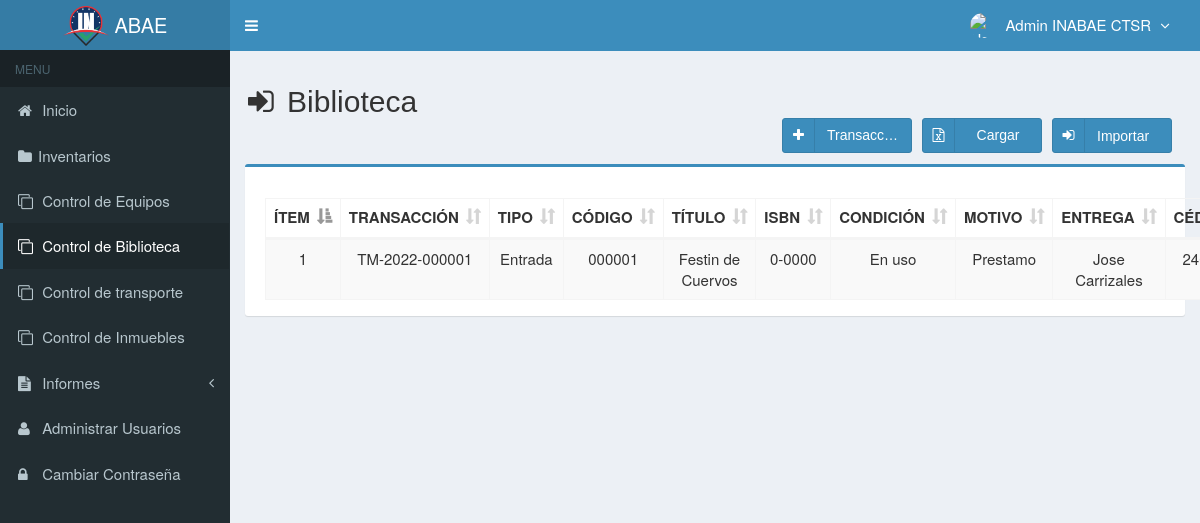
The app's page /main.php?module=transaccion_equipos_biblioteca (signed in), older data.
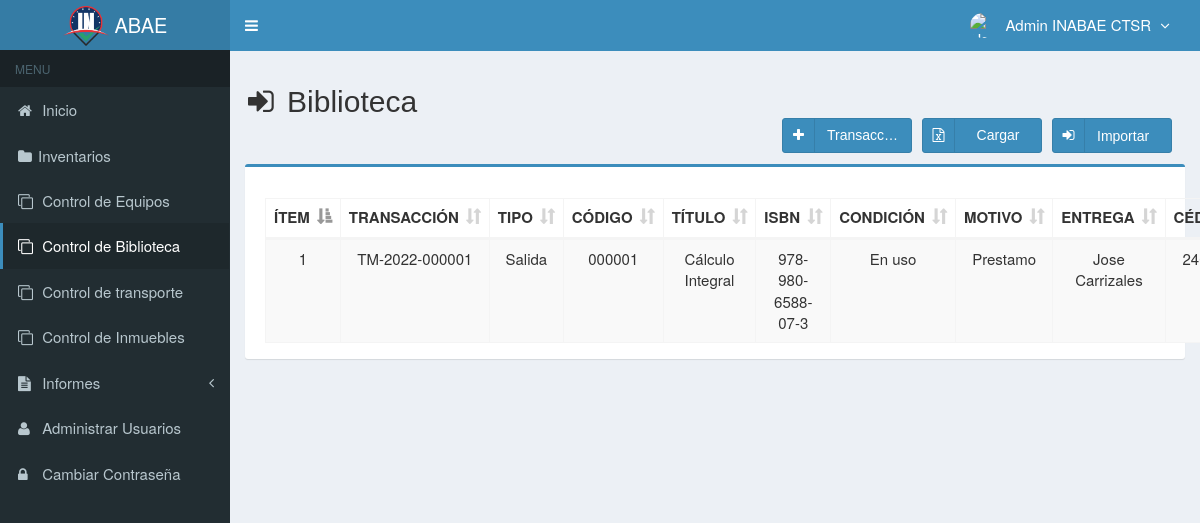
The same page, newer data.
### tables this page shows
CREATE TABLE `usuarios` (
  `id_user` int(3) NOT NULL,
  `username` varchar(50) NOT NULL,
  `name_user` varchar(50) NOT NULL,
  `cedula_user` int(20) NOT NULL,
  `password` varchar(50) NOT NULL,
  `email` varchar(50) DEFAULT NULL,
  `telefono` varchar(13) DEFAULT NULL,
  `foto` varchar(100) DEFAULT NULL,
  `permisos_acceso` varchar(30) NOT NULL,
  `status` enum('activo','bloqueado') NOT NULL DEFAULT 'activo',
  `created_at` timestamp NOT NULL DEFAULT current_timestamp(),
  `updated_at` timestamp NOT NULL DEFAULT current_timestamp() ON UPDATE current_timestamp(),
  `sede` varchar(30) DEFAULT NULL
);

CREATE TABLE `transaccion_equipos_biblioteca` (
  `codigo_transaccion` varchar(15) NOT NULL,
  `codigo` varchar(7) NOT NULL,
  `motivo` varchar(300) NOT NULL,
  `recibe` varchar(300) NOT NULL,
  `cedula_r` int(15) NOT NULL,
  `empresa_r` varchar(300) NOT NULL,
  `entrega` varchar(300) NOT NULL,
  `cedula_e` int(15) NOT NULL,
  `empresa` varchar(300) NOT NULL,
  `lugar_e` varchar(300) NOT NULL,
  `lugar_r` varchar(300) NOT NULL,
  `created_user` int(3) NOT NULL,
  `created_date` timestamp NOT NULL DEFAULT current_timestamp(),
  `tipo_transaccion` varchar(300) NOT NULL
);

CREATE TABLE `biblioteca` (
  `codigo` varchar(10) NOT NULL,
  `isbn` varchar(30) NOT NULL,
  `tipo` varchar(300) DEFAULT NULL,
  `titulo` varchar(300) DEFAULT NULL,
  `autor` varchar(300) DEFAULT NULL,
  `editorial` varchar(300) DEFAULT NULL,
  `cantidad` int(11) DEFAULT NULL,
  `bienesN` varchar(20) DEFAULT NULL,
  `responsable` varchar(300) DEFAULT NULL,
  `cedula` varchar(15) DEFAULT NULL,
  `sede` varchar(300) NOT NULL,
  `color` varchar(20) DEFAULT NULL,
  `condicion` varchar(300) DEFAULT NULL,
  `ubicacion` varchar(30) DEFAULT NULL,
  `created_user` int(11) DEFAULT NULL,
  `updated_user` int(11) DEFAULT NULL,
  `created_date` timestamp NULL DEFAULT NULL,
  `updated_date` timestamp NULL DEFAULT NULL,
  `estado` enum('chequeado','nochequeado') DEFAULT 'chequeado',
  `categoria` varchar(300) DEFAULT NULL
);

### modules/transaccion_equipos_biblioteca/view.php (the view, shortened to what this page needs)
<section class="content-header">
  <h2>
    <i class="fa fa-sign-in icon-title"></i> Biblioteca
    <form action="database/excel_to_mysql_control_biblioteca.php" method="POST" enctype="multipart/form-data">
      <button class="btn btn-primary btn-social pull-right botones" name="archivo" data-toggle="tooltip">
        <i class="fa fa-sign-in"></i></i>Importar&nbsp;&nbsp;
      </button>
      <a class="btn btn-primary btn-social pull-right botones " data-toggle="tooltip">
          <i class="fa fa-file-excel-o"></i>
          <div class="textoInput">
            Cargar
          </div>
      </a>
      <a class="btn btn-primary btn-social pull-right botones anchoInput" href="?module=form_transaccion_equipos_biblioteca&form=add" data-toggle="tooltip">
        <i class="fa fa-plus"></i> Transacción
      </a>
    </form>
  </h2>
 <br/>
</section>
<section class="content">
  <div class="row">
    <div class="col-md-12">
      <div class="box box-primary">
        <div class="box-body">
          <table id="dataTables1" class="table table-bordered table-striped table-hover">
            <thead>
              <tr>
                <th class="center">ÍTEM</th>
                <th class="center">TRANSACCIÓN</th>
                <th class="center">TIPO</th>
                <th class="center">CÓDIGO</th>
                <th class="center">TÍTULO</th>
                <th class="center">ISBN</th>
                <th class="center">CONDICIÓN</th>
                <th class="center">MOTIVO</th>
                <th class="center">ENTREGA</th>
				        <th class="center">CÉDULA</th>
              </tr>
            </thead>
            <tbody>
            <?php
            $no = 1;
            $query = mysqli_query($mysqli, "SELECT a.tipo_transaccion, a.codigo_transaccion,a.codigo,b.codigo,a.motivo,a.created_date,b.titulo, a.codigo,a.entrega, a.empresa_r, a.cedula_e, a.recibe, a.empresa, a.cedula_r, a.lugar_e, a.lugar_r, b.isbn, b.autor, b.condicion
                                            FROM transaccion_equipos_biblioteca as a INNER JOIN biblioteca as b ON a.codigo=b.codigo  ORDER BY codigo_transaccion DESC")
                                            or die('error '.mysqli_error($mysqli));
            while ($data = mysqli_fetch_assoc($query)) {
              $originalDate = $data['created_date'];
              $fecha = date("d-m-Y", strtotime($originalDate));
              echo "<tr>
                      <td width='50'  class='center'>$no</td>
                      <td width='100' class='center'>$data[codigo_transaccion]</td>
                      <td width='100' class='center'>$data[tipo_transaccion]</td>
                      <td width='100' class='center'>$data[codigo]</td>
                      <td width='100' class='center'>$data[titulo]</td>
                      <td width='100' class='center'>$data[isbn]</td>
                      <td width='100' class='center'>$data[condicion]</td>
                      <td width='100' class='center'>$data[motivo]</td>
                      <td width='100' class='center'>$data[entrega]</td>
                      <td width='100' class='center'>$data[cedula_e]</td>
                      <td width='100' class='center'>$data[lugar_e]</td>
                      <td width='100' class='center'>$data[empresa]</td>
                      <td width='100' class='center'>$data[recibe]</td>
                      <td width='100' class='center'>$data[cedula_r]</td>
                      <td width='100' class='center'>$data[lugar_r]</td>
                      <td width='100' class='center'>$data[empresa_r]</td>
                      <td width='100' class='center'>$fecha</td>
                    </tr>";
              $no++;
            }
            ?>
            </tbody>
          </table>
        </div>
      </div>
    </div>
  </div>
</section><!-- /.content

### main.php (shortened to what this page needs)
<!DOCTYPE html>
<html>
  <head>
    <link href="assets/css/bootstrap.min.css" rel="stylesheet" type="text/css" />
    <link href="assets/plugins/font-awesome-4.6.3/css/font-awesome.min.css" rel="stylesheet" type="text/css" />
    <link href="assets/plugins/datatables/dataTables.bootstrap.css" rel="stylesheet" type="text/css" />
    <link href="assets/plugins/datepicker/datepicker.min.css" rel="stylesheet" type="text/css" />
    <link rel="stylesheet" type="text/css" href="assets/plugins/chosen/css/chosen.min.css" />
    <link href="assets/css/AdminLTE.min.css" rel="stylesheet" type="text/css" />
    <link href="assets/css/skins/skin-blue.min.css" rel="stylesheet" type="text/css" />
    <link href="assets/plugins/datepicker/datepicker3.css" rel="stylesheet" type="text/css" />
    <link href="assets/css/style.css" rel="stylesheet" type="text/css" />
  </head>
  <body class="skin-blue fixed">
    <div class="wrapper">
      <header class="main-header">
        <a href="?module=start" class="logo">
          <img style="margin-top:-3px" src="assets/img/INABAE Logo.png" alt="Logo" height="40">
          <span style="font-size:20px">ABAE</span>
        </a>
        <nav class="navbar navbar-static-top" role="navigation">
          <a href="#" class="sidebar-toggle" data-toggle="offcanvas" role="button">
          </a>
          <div class="navbar-custom-menu">
            <ul class="nav navbar-nav">
              <?php include "top-menu.php" ?>
            </ul>
          </div>
        </nav>
      </header>
      <aside class="main-sidebar">
        <section class="sidebar">
            <?php include "sidebar-menu.php" ?>
        </section>
      </aside>
      <div class="content-wrapper">
        <?php include "content.php" ?>
    </div>
  </body>
</html>

### top-menu.php (shortened to what this page needs)
<?php
require_once "config/database.php";
$query = mysqli_query($mysqli, "SELECT id_user, name_user, foto, permisos_acceso FROM usuarios WHERE id_user='$_SESSION[id_user]'")
                                or die('error: '.mysqli_error($mysqli));
$data = mysqli_fetch_assoc($query);
?>
<li class="dropdown user user-menu">
  <a href="#" class="dropdown-toggle" data-toggle="dropdown">
  <?php
  if ($data['foto']=="") { ?>
    <img src="images/user/user-default.png" class="user-image" alt="User Image"/>
  <?php
  }
  else { ?>
    <img src="images/user/<?php echo $data['foto']; ?>" class="user-image" alt="User Image"/>
  <?php
  }
  ?>
    <span class="hidden-xs"><?php echo $data['name_user']; ?> <i style="margin-left:5px" class="fa fa-angle-down"></i></span>
  </a>
</li>

### sidebar-menu.php (shortened to what this page needs)
<?php
if ($_SESSION['permisos_acceso'] == 'Admin') { ?>
	<ul class="sidebar-menu">
		<li class="header">MENU</li>
		<?php
		if ($_GET["module"] == "start") { ?>
			<li class="active">
				<a href="?module=start"><i class="fa fa-home"></i> Inicio </a>
			</li>
		<?php
		} else { ?>
			<li>
				<a href="?module=start"><i class="fa fa-home"></i> Inicio </a>
			</li>
		<?php
		}
		if ($_GET["module"] == "inventario" || $_GET["module"] == "form_inventario") { ?>
			<li class="active">
				<a href="?module=inventario"><i class="fa fa-folder"></i> Inventarios </a>
			</li>
		<?php
		} else { ?>
			<li>
				<a href="?module=inventario"><i class="fa fa-folder"></i>Inventarios</a>
			</li>
		<?php
		}
		if ($_GET["module"] == "transaccion_equipos" || $_GET["module"] == "form_transaccion_equipos") { ?>
			<li class="active">
				<a href="?module=transaccion_equipos"><i class="fa fa-clone"></i> Control de Equipos </a>
			</li>
		<?php
		} else { ?>
			<li>
				<a href="?module=transaccion_equipos"><i class="fa fa-clone"></i> Control de Equipos </a>
			</li>
		<?php
		}
		if ($_GET["module"] == "transaccion_equipos_biblioteca" || $_GET["module"] == "form_transaccion_equipos_biblioteca") { ?>
			<li class="active">
				<a href="?module=transaccion_equipos_biblioteca"><i class="fa fa-clone"></i> Control de Biblioteca </a>
			</li>
		<?php
		} else { ?>
			<li>
				<a href="?module=transaccion_equipos_biblioteca"><i class="fa fa-clone"></i> Control de Biblioteca </a>
			</li>
		<?php
		}
		if ($_GET["module"] == "transaccion_equipos_transporte" || $_GET["module"] == "form_transaccion_equipos_transporte") { ?>
			<li class="active">
				<a href="?module=transaccion_equipos_transporte"><i class="fa fa-clone"></i> Control de transporte</a>
			</li>
		<?php
		} else { ?>
			<li>
				<a href="?module=transaccion_equipos_transporte"><i class="fa fa-clone"></i> Control de transporte</a>
			</li>
		<?php
		}
		if ($_GET["module"] == "transaccion_equipos_inmuebles" || $_GET["module"] == "form_transaccion_equipos_inmuebles") { ?>
			<li class="active">
				<a href="?module=transaccion_equipos_inmuebles"><i class="fa fa-clone"></i> Control de Inmuebles</a>
			</li>
		<?php
		} else { ?>
			<li>
				<a href="?module=transaccion_equipos_inmuebles"><i class="fa fa-clone"></i> Control de Inmuebles</a>
			</li>
		<?php
		}
		if ($_GET["module"] == "stock_inventory") { ?>
			<li class="active treeview">
				<a href="javascript:void(0);">
					<i class="fa fa-file-text"></i> <span>Informes</span> <i class="fa fa-angle-left pull-right"></i>
				</a>
				<ul class="treeview-menu">
					<li class="active"><a href="?module=stock_inventory"><i class="fa fa-circle-o"></i> Reportes</a></li>
					<li><a href="?module=stock_report"><i class="fa fa-circle-o"></i> Control de Movimientos </a></li>
				</ul>
			</li>
		<?php
		} else { ?>
			<li class="treeview">
				<a href="javascript:void(0);">
					<i class="fa fa-file-text"></i> <span>Informes</span> <i class="fa fa-angle-left pull-right"></i>
				</a>
			</li>
		<?php
		}
		if ($_GET["module"] == "user" || $_GET["module"] == "form_user") { ?>
			<li class="active">
				<a href="?module=user"><i class="fa fa-user"></i> Administrar Usuarios</a>
			</li>
		<?php
		} else { ?>
			<li>
				<a href="?module=user"><i class="fa fa-user"></i> Administrar Usuarios</a>
			</li>
		<?php
		}
		if ($_GET["module"] == "password") { ?>
			<li class="active">
				<a href="?module=password"><i class="fa fa-lock"></i> Cambiar Contraseña</a>
			</li>
		<?php
		} else { ?>
			<li>
				<a href="?module=password"><i class="fa fa-lock"></i> Cambiar Contraseña</a>
			</li>
		<?php
		}
		?>
	</ul>
<?php
}
?>

### content.php (shortened to what this page needs)
<?php
if (empty($_SESSION['username']) && empty($_SESSION['password'])) {
	echo "<meta http-equiv='refresh' content='0; url=index.php?alert=1'>";
} else {
	if ($_GET['module'] == 'start') {
		include "modules/start/view.php";
	}
	elseif ($_GET['module'] == 'inventario') {
		include "modules/inventario/view.php";
	} elseif ($_GET['module'] == 'form_inventario') {
		include "modules/inventario/form.php";
	}
	elseif ($_GET['module'] == 'maquinaria') {
		include "modules/maquinaria/view.php";
	} elseif ($_GET['module'] == 'form_maquinaria') {
		include "modules/maquinaria/form.php";
	}
	elseif ($_GET['module'] == 'oficina') {
		include "modules/oficina/view.php";
	} elseif ($_GET['module'] == 'form_oficina') {
		include "modules/oficina/form.php";
	}
	elseif ($_GET['module'] == 'cientificos') {
		include "modules/cientificos/view.php";
	} elseif ($_GET['module'] == 'form_cientificos') {
		include "modules/cientificos/form.php";
	}
	elseif ($_GET['module'] == 'inmuebles') {
		include "modules/inmuebles/view.php";
	} elseif ($_GET['module'] == 'form_inmuebles') {
		include "modules/inmuebles/form.php";
	}
	elseif ($_GET['module'] == 'medicos') {
		include "modules/medicos/view.php";
	} elseif ($_GET['module'] == 'form_medicos') {
		include "modules/medicos/form.php";
	}
	elseif ($_GET['module'] == 'biblioteca') {
		include "modules/biblioteca/view.php";
	} elseif ($_GET['module'] == 'form_biblioteca') {
		include "modules/biblioteca/form.php";
	}
	elseif ($_GET['module'] == 'transporte') {
		include "modules/transporte/view.php";
	} elseif ($_GET['module'] == 'form_transporte') {
		include "modules/transporte/form.php";
	} elseif ($_GET['module'] == 'transaccion_equipos') {
		include "modules/transaccion_equipos/view.php";
	} elseif ($_GET['module'] == 'form_transaccion_equipos') {
		include "modules/transaccion_equipos/form.php";
	} elseif ($_GET['module'] == 'transaccion_equipos_biblioteca') {
		include "modules/transaccion_equipos_biblioteca/view.php";
	} elseif ($_GET['module'] == 'form_transaccion_equipos_biblioteca') {
		include "modules/transaccion_equipos_biblioteca/form.php";
	} elseif ($_GET['module'] == 'transaccion_equipos_transporte') {
		include "modules/transaccion_equipos_transporte/view.php";
	} elseif ($_GET['module'] == 'form_transaccion_equipos_transporte') {
		include "modules/transaccion_equipos_transporte/form.php";
	} elseif ($_GET['module'] == 'transaccion_equipos_inmuebles') {
		include "modules/transaccion_equipos_inmuebles/view.php";
	} elseif ($_GET['module'] == 'form_transaccion_equipos_inmuebles') {
		include "modules/transaccion_equipos_inmuebles/form.php";
	} elseif ($_GET['module'] == 'stock_inventory') {
		include "modules/stock_inventory/view2.php";
	} elseif ($_GET['module'] == 'stock_report') {
		include "modules/stock_report/view.php";
	} elseif ($_GET['module'] == 'generateQr') {
		include "modules/generateQr/index.php";
	} elseif ($_GET['module'] == 'history') {
		include "modules/history/view.php";
	} elseif ($_GET['module'] == 'user') {
		include "modules/user/view.php";
	} elseif ($_GET['module'] == 'form_user') {
		include "modules/user/form.php";
	} elseif ($_GET['module'] == 'profile') {
		include "modules/profile/view.php";
	} elseif ($_GET['module'] == 'form_profile') {
		include "modules/profile/form.php";
	} elseif ($_GET['module'] == 'password') {
		include "modules/password/view.php";
	} elseif ($_GET['module'] == 'backup') {
		include "modules/backup/view.php";
	}
}

### assets/css/style.css (style rules this page uses)
.btn-social *:first-child { border-right: 1px solid rgba(0, 0, 0, 0.1); bottom: 0; font-size: 1em !important; left: 0; line-height: 32px !important; position: absolute; text-align: center; top: 0; width: 32px !important; }
.content-header { padding: 15px 18px 0; position: relative; }
.center { text-align:center; }
.icon-title { margin-right: 5px; }
body { background-color: #fff; color: #333; font-size: 15px; line-height: 1.42857; }

### modules/transaccion_equipos_biblioteca/view.php (style rules this page uses)
.botones { height: 35px; margin-right: 10px; margin-bottom: 10px; width: 120px; }
.textoInput { margin-top:-21px; text-align: center; }
.anchoInput { width:130px; }

Row changes from the older to the newer data that the page shows:
changed transaccion_equipos_biblioteca "Prestamo": tipo_transaccion "Entrada" → "Salida"; biblioteca.titulo "Festin de Cuervos" → "Cálculo Integral"; biblioteca.isbn "0-0000" → "978-980-6588-07-3"
